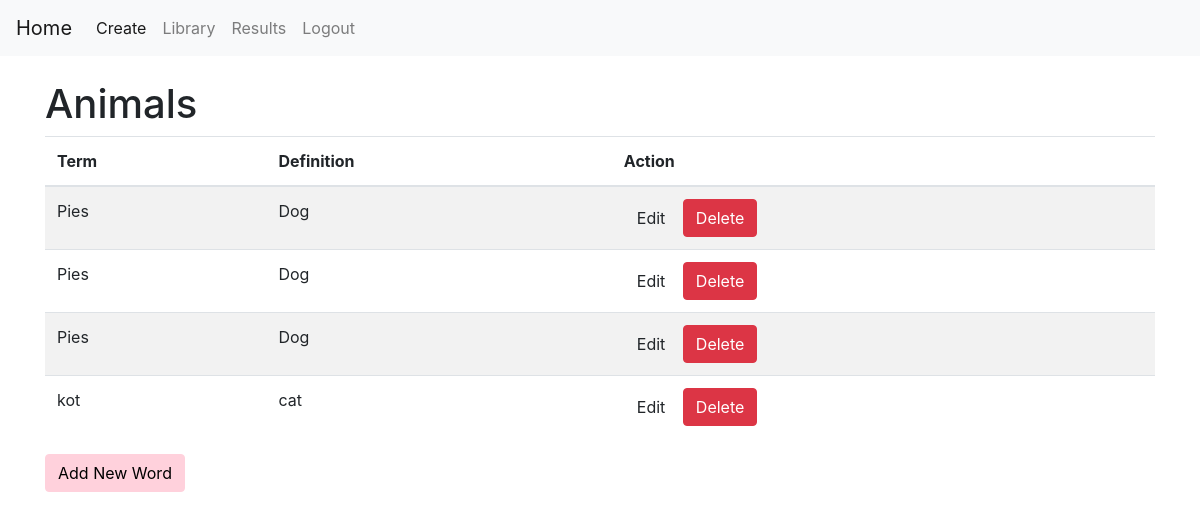
/edit_quiz/1 (signed in), run on the app's committed database.
### tables this page shows
CREATE TABLE quizzes (
        quiz_id INTEGER PRIMARY KEY AUTOINCREMENT,
        quiz_name TEXT NOT NULL,
        user_id INTEGER NOT NULL
        );

CREATE TABLE vocabulary (
        word_id INTEGER PRIMARY KEY AUTOINCREMENT,
        quiz_id INTEGER NOT NULL,
        term TEXT NOT NULL,
        definition TEXT NOT NULL
        );

### app.py (the view)
@app.route("/edit_quiz/<int:quiz_id>")
def edit_quiz(quiz_id):
    if "user_id" not in session:
        return redirect("/login")
    connection = sqlite3.connect(DATABASE)
    cursor = connection.cursor()
    cursor.execute(
        """
        SELECT quiz_name
        FROM quizzes
        WHERE quiz_id = ? AND user_id = ?
        """,
        (quiz_id, session["user_id"])
    )
    quiz = cursor.fetchone()
    if not quiz:
        connection.close()
        return redirect("/library")
    quiz_name = quiz[0]
    cursor.execute(
        """
        SELECT word_id, term, definition
        FROM vocabulary
        WHERE quiz_id = ?
        """,
        (quiz_id,)
    )
    words = cursor.fetchall()
    connection.close()
    return render_template(
        "edit_quiz.html",
        words=words,
        quiz_id=quiz_id,
        quiz_name=quiz_name
    )

### templates/edit_quiz.html (shortened to what this page needs)
{% extends "base.html" %}
{% block content %}
<h1>{{ quiz_name }}</h1>
<table class="table table-striped">
    <thead>
        <tr>
            <th>Term</th>
            <th>Definition</th>
            <th>Action</th>
        </tr>
    </thead>
    <tbody>
    {% for word in words %}
        <tr>
            <td>{{ word[1] }}</td>
            <td>{{ word[2] }}</td>
            <td>
                <a href="/edit_word/{{ word[0] }}"
                   class="btn btn-lightblue">
                    Edit
                </a>
                <form action="/delete_word/{{ word[0] }}" method="POST"
                    style="display: inline;">
                    <button type="submit" class="btn btn-danger">
                        Delete
                    </button>
                </form>
            </td>
        </tr>
    {% endfor %}
    </tbody>
</table>
<a href="/add_word/{{ quiz_id }}"
   class="btn btn-pink">
    Add New Word
</a>
{% endblock %}

### templates/base.html (shortened to what this page needs)
<!DOCTYPE html>
<html>
<head>
    <link rel="stylesheet" href="https://cdn.jsdelivr.net/npm/bootstrap@4.3.1/dist/css/bootstrap.min.css">
</head>
<body>
    <nav class="navbar navbar-expand-lg navbar-light bg-light">
        <a class="navbar-brand" href="/dashboard">Home</a>
        <div class="collapse navbar-collapse" id="navbarNavDropdown">
            <ul class="navbar-nav">
                <li class="nav-item active">
                    <a class="nav-link" href="/create">Create <span class="sr-only">(current)</span></a>
                </li>
                <li class="nav-item">
                    <a class="nav-link" href="/library">Library</a>
                </li>
                <li class="nav-item">
                    <a class="nav-link" href="/results">Results</a>
                </li>
                <li class="nav-item">
                    <a class="nav-link" href="/logout">Logout</a>
                </li>
            </ul>
        </div>
    </nav>
    <div class="container mt-4">
        {% block content %}
        {% endblock %}
    </div>
</body>
</html>

### templates/base.html (style rules this page uses)
.btn-pink { background-color: #ffd1dc; color: black; border: 1px solid #ffd1dc; }

### data on the page
quizzes: quiz_name "Animals"
vocabulary: term "Pies", definition "Dog"
vocabulary: term "Pies", definition "Dog"
vocabulary: term "Pies", definition "Dog"
vocabulary: term "kot", definition "cat"
